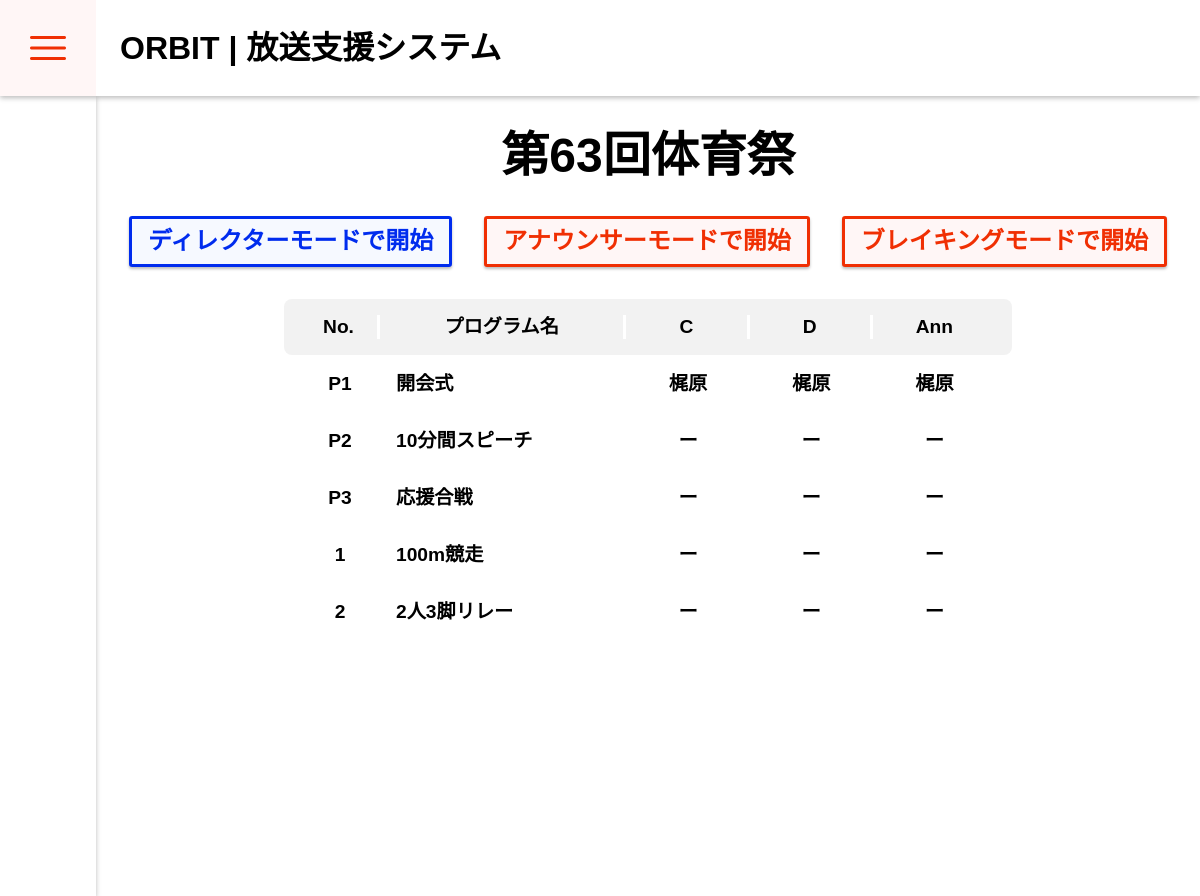
Screenshot of /events/sports_fes2026/ with the database file from the repository.
### ORBIT/models.py (models this page shows, shortened)
class Event(models.Model):
    fiscal_year = models.ForeignKey(
        FiscalYear,
        on_delete=models.CASCADE,
        related_name='events',
        verbose_name="年度",
        null=True,
        blank=True
    )
    name = models.CharField("イベント名", max_length=200)
    date = models.DateField("開催日", null=True, blank=True)
    is_permanent = models.BooleanField("常設（通年）", default=False)
    slug = models.SlugField("URL名", max_length=100, unique=True)
    class Meta:
        verbose_name = "イベント・常設枠"

class Program(models.Model):
    event = models.ForeignKey(
        Event,
        on_delete=models.CASCADE,
        related_name='programs',
        verbose_name="大会"
    )
    order = models.PositiveIntegerField("表示順", default=0, help_text="数字が小さい順に並びます")
    number = models.CharField("プログラム番号", max_length=10, help_text="例: A-1, 101 など", null=True, blank=True,)
    name = models.CharField("プログラム名", max_length=200, null=True, blank=True,)
    member_c = models.ForeignKey(
        Participant,
        on_delete=models.SET_NULL,
        null=True,
        blank=True,
        related_name='programs_c',
        verbose_name="C"
    )
    member_d = models.ForeignKey(
        Participant,
        on_delete=models.SET_NULL,
        null=True,
        blank=True,
        related_name='programs_d',
        verbose_name="D"
    )
    member_ann = models.ForeignKey(
        Participant,
        on_delete=models.SET_NULL,
        null=True,
        blank=True,
        related_name='programs_ann',
        verbose_name="ANN"
    )
    manuscript_pdf = models.FileField(
        "原稿PDF",
        upload_to=program_pdf_path,
        null=True,
        blank=True
    )
    class Meta:
        verbose_name = "プログラム"
        verbose_name_plural = "プログラム"
        ordering = ['order']  # デフォルトのソート順を「表示順」に設定

class Participant(models.Model):
    GRADE_CHOICES = [
        (1, '中学1年'), (2, '中学2年'), (3, '中学3年'),
        (4, '高校1年'), (5, '高校2年'), (6, '高校3年'),
        (0, 'その他'),
    ]
    grade = models.PositiveSmallIntegerField("学年", choices=GRADE_CHOICES, default=1)
    family_name = models.CharField("姓", max_length=100)
    first_name = models.CharField("名", max_length=100)
    family_kana = models.CharField("せい", max_length=100, blank=True ,null=True)
    first_kana = models.CharField("めい", max_length=100, blank=True ,null=True)
    class Meta:
        verbose_name = "登録メンバー"
        verbose_name_plural = "登録メンバー"
        ordering = ['grade', 'family_kana', 'first_kana']

### ORBIT/views.py (the view)
# urls.py: path('events/<slug:slug>/', views.EventDetailView.as_view(), name='event_detail'),
class EventDetailView(DetailView):
    model = Event
    template_name = 'ORBIT/events_detail.html'

### ORBIT/templates/ORBIT/events_detail.html (shortened to what this page needs)
{% extends "ORBIT/base.html" %}
{% load static %}
{% block extra_style %}
<link rel="stylesheet" href="{% static 'ORBIT/css/events_detail.css' %}">
{% endblock extra_style %}
{% block content %}
<section>
    <h2 class="event_title">{{ event.name }}</h2>
    <div class="buttons">
        <button class="basic_1 select-D-mode" id="start-D-mode" disabled>ディレクターモードで開始</button>
        <button class="basic_1 select-A-mode" id="start-A-mode" disabled>アナウンサーモードで開始</button>
        <button class="basic_1 select-A-mode" disabled>ブレイキングモードで開始</button>
    </div>
</section>
<section>
    <div class="program-grid">
        <div class="grid-header">
            <div>No.</div>
            <div>プログラム名</div>
            <div>C</div>
            <div>D</div>
            <div>Ann</div>
        </div>
        {% for program in event.programs.all %}
            <div class="grid-row">
                <div class="col-no">{{ program.number }}</div>
                <div class="col-name">{{ program.name }}</div>
                <div class="col-staff">
                    <span class="label">C:</span>{{ program.member_c.family_name|default:"ー" }}
                </div>
                <div class="col-staff">
                    <span class="label">D:</span>{{ program.member_d.family_name|default:"ー" }}
                </div>
                <div class="col-staff">
                    <span class="label">Ann:</span>{{ program.member_ann.family_name|default:"ー" }}
                </div>
            </div>
        {% empty %}
            <p>プログラムがありません。</p>
        {% endfor %}
    </div>
</section>
{% endblock content %}

### ORBIT/static/ORBIT/css/base.css (style rules this page uses)
html { scroll-behavior: smooth; font-size: 16px; width: 100vw; height: 100vh; }
body { --title-font: "FOT-TsukuOldGothicStd", sans-serif; --text-font: "FOT-TsukuARdGothicStd", sans-serif; --clock-font: "FOT-TsukuAMGothicLStd", sans-serif; }
h1, h2 { margin: 0; font-family: var(--title-font); }
h2 { font-size: 2.5rem; line-height: 3rem; font-weight: 600; }
:root { --theme-color1: #fff6f6; --theme-colorD: #f6f9ff; --theme-colorA: #f9fff6; --accent-color1: #f02f03; --accent-colorD: #002cee; --select-A-color: #30c200; }
body { position: relative; width: 100%; height: 100%; margin: 0; overflow: hidden; }
section { position: relative; width: calc(100% - 4rem); height: max-content; margin: 2rem; }
button.basic_1, a.basic_1 { display: flex; width: max-content; padding: .5rem 1rem; border: var(--accent-color1) solid .2rem; border-radius: .2rem; background-color: var(--theme-color1); color: var(--accent-color1); font-family: var(--title-font); font-size: 1.5rem; line-height: 1.8rem; font-weight: 700; align-items: center; justify-content: center; box-shadow: 0 2px 3px #00000044; transition: .4s; }

### ORBIT/static/ORBIT/css/events_detail.css (style rules this page uses)
h2.event_title { width: max-content; margin: 0 auto; font-size: 3rem; line-height: 3.5rem; }
button.select-D-mode { border: var(--accent-colorD) solid .2rem; border-radius: .2rem; background-color: var(--theme-colorD); color: var(--accent-colorD); }
.buttons { display: flex; width: max-content; margin: 2rem auto; gap: 2rem; }
.program-grid { display: grid; width: 70%; margin: 1rem auto; gap: 1px; }
.grid-header, .grid-row { display: grid; padding: 1rem; grid-template-columns: 5rem 2fr 1fr 1fr 1fr; background-color: #fff; border-radius: .5rem; corner-shape: superellipse(1.2); align-items: center; }
.grid-header { box-sizing: border-box; background-color: #f2f2f2; font-weight: bold; text-align: center; font-family: var(--title-font); font-size: 1.2rem; line-height: 1.5rem; font-weight: 600; }
.grid-header > div { box-sizing: border-box; border-right: #ffffff solid .2rem; }
.grid-header > div:last-child { border-right: none; }
.grid-row { cursor: pointer; transition: background-color 0.4s; }
.grid-row > div { font-family: var(--title-font); font-size: 1.2rem; line-height: 1.5rem; font-weight: 600; padding: 0 1rem; }
.col-no, .col-staff { text-align: center; }

### rows the page displays
Event: name "第63回体育祭"
Program: number "P1", name "開会式", member_c.family_name "梶原", member_d.family_name "梶原", member_ann.family_name "梶原"
Program: number "P2", name "10分間スピーチ", member_c.family_name "ー", member_d.family_name "ー", member_ann.family_name "ー"
Program: number "P3", name "応援合戦", member_c.family_name "ー", member_d.family_name "ー", member_ann.family_name "ー"
Program: number "1", name "100m競走", member_c.family_name "ー", member_d.family_name "ー", member_ann.family_name "ー"
Program: number "2", name "2人3脚リレー", member_c.family_name "ー", member_d.family_name "ー", member_ann.family_name "ー"
